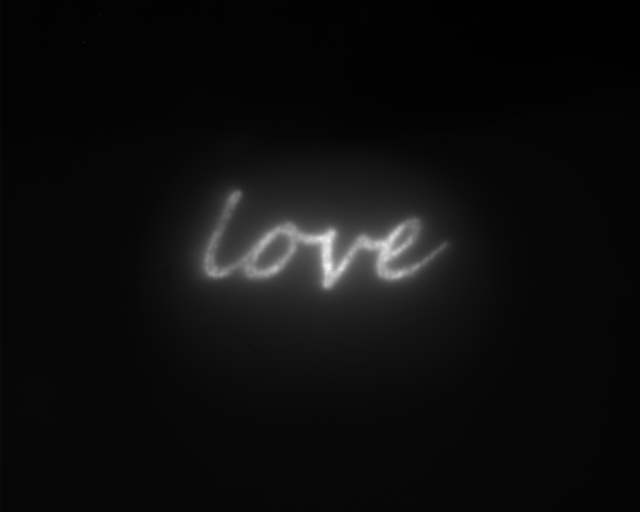
%> input picture registration/dmd love.tif, 1280 x 1024 px (shown at 1/2 size)
$ octave registration.m   (GNU Octave 9; MATLAB toolbox functions it lacks are replaced by stand-ins)
%> lines starting %> are read from the running program, lines starting %| are printed output that depends on the picture
### registrationui.m


function ui = registrationui(fig, def_scale, def_angle, def_dx, def_dy, callback)
   ui = struct();
   ui.scale = def_scale;
   ui.angle = def_angle;
   ui.dx = def_dx;
   ui.dy = def_dy;
   ui.inc = 0.75;
   ui.blend = 0.5;
   ui.format = '%f';
   ui.callback = callback;

   xsize = 0.19;
   ysize = 0.05;
   yspace = 0.005;
   xspace = 0.002;
   posy = 0.05;
   posx = 0.8;
   ui.up=uicontrol('Style','push', 'Units', 'Normalized', 'Position', [posx, posy, xsize, ysize], 'String', 'DWN');
   set(ui.up, 'Callback', {@button_click, 4, fig});
   posy = posy + ysize + yspace;
   ui.left=uicontrol('Style','push', 'Units', 'Normalized', 'Position', [posx, posy, xsize/2-xspace/2, ysize], 'String', 'LFT');
   set(ui.left, 'Callback', {@button_click, 5, fig});
   ui.right=uicontrol('Style','push', 'Units', 'Normalized', 'Position', [posx+xsize/2+xspace/2, posy, xsize/2-xspace/2, ysize], 'String', 'RGHT');
   set(ui.right, 'Callback', {@button_click, 6, fig});
   posy = posy + ysize + yspace;
   ui.down=uicontrol('Style','push', 'Units', 'Normalized', 'Position', [posx, posy, xsize, ysize], 'String', 'UP');
   set(ui.down, 'Callback', {@button_click, 7, fig});
   posy = posy + ysize + yspace;


   uicontrol('Style','Text', 'Units', 'Normalized', 'Position', [posx, posy, xsize/4, ysize], 'String', 'dX');
   ui.dx_edit=uicontrol('Style','Edit', 'Units', 'Normalized', 'Position', [posx+xsize/4, posy, xsize*3/4, ysize]);
   set(ui.dx_edit, 'Callback', {@text_edit, fig});
   posy = posy + ysize + yspace;
   uicontrol('Style','Text', 'Units', 'Normalized', 'Position', [posx, posy, xsize/4, ysize], 'String', 'dY');
   ui.dy_edit=uicontrol('Style','Edit', 'Units', 'Normalized', 'Position', [posx+xsize/4, posy, xsize*3/4, ysize]);
   set(ui.dy_edit, 'Callback', {@text_edit, fig});
   posy = posy + ysize*2 + yspace;


   ui.rccw=uicontrol('Style','push', 'Units', 'Normalized', 'Position', [posx, posy, xsize/2-xspace/2, ysize], 'String', 'RCCW');
   set(ui.rccw, 'Callback', {@button_click, 2, fig});
   ui.rcw=uicontrol('Style','push', 'Units', 'Normalized', 'Position', [posx+xsize/2+xspace/2, posy, xsize/2-xspace/2, ysize], 'String', 'RCW');
   set(ui.rcw, 'Callback', {@button_click, 3, fig});
   posy = posy + ysize + yspace;
   uicontrol('Style','Text', 'Units', 'Normalized', 'Position', [posx, posy, xsize/4, ysize], 'String', 'ANGL');
   ui.angle_edit=uicontrol('Style','Edit', 'Units', 'Normalized', 'Position', [posx+xsize/4, posy, xsize*3/4, ysize]);
   set(ui.angle_edit, 'Callback', {@text_edit, fig});
   posy = posy + ysize*2 + yspace;
   ui.scale_minus=uicontrol('Style','push', 'Units', 'Normalized', 'Position', [posx, posy, xsize/2-xspace/2, ysize], 'String', '-');
   set(ui.scale_minus, 'Callback', {@button_click, 0, fig});
   ui.scale_plus=uicontrol('Style','push', 'Units', 'Normalized', 'Position', [posx+xsize/2+xspace/2, posy, xsize/2-xspace/2, ysize], 'String', '+');
   set(ui.scale_plus, 'Callback', {@button_click, 1, fig});
   posy = posy + ysize + yspace;
   uicontrol('Style','Text', 'Units', 'Normalized', 'Position', [posx, posy, xsize/4, ysize], 'String', 'SCALE');
   ui.scale_edit=uicontrol('Style','Edit', 'Units', 'Normalized', 'Position', [posx+xsize/4, posy, xsize*3/4, ysize]);
   set(ui.scale_edit, 'Callback', {@text_edit, fig});

   posy = posy + ysize*2 + yspace;
   ui.inc_slide=uicontrol('Style','slider', 'Units', 'Normalized', 'Position', [posx, posy, xsize, ysize/2], 'Value', ui.inc);
   set(ui.inc_slide, 'Callback', {@button_click, 8, fig});

   posy = posy + ysize/2 + yspace;
   uicontrol('Style','Text', 'Units', 'Normalized', 'Position', [posx, posy, xsize/4, ysize], 'String', 'Incr');
   ui.inc_edit=uicontrol('Style','Edit', 'Units', 'Normalized', 'Position', [posx+xsize/4, posy, xsize*3/4, ysize], 'String', '0.0');
   posy = posy + ysize + yspace;

   ui.blend_slide=uicontrol('Style','slider', 'Units', 'Normalized', 'Position', [posx, posy, xsize, ysize/2], 'Value', ui.blend);
   set(ui.blend_slide, 'Callback', {@button_click, 9, fig});

   setappdata(fig, 'ui', ui);
   update_image(fig);
   ui.callback(fig);
endfunction

function exp_inc = calc_inc(inc)
  exp_inc = 10 ^ ((inc-0.75)*4);
endfunction

function update_image(fig)
  ui=getappdata(fig, 'ui');
  set(ui.scale_edit, 'String', sprintf(ui.format, ui.scale));
  set(ui.dy_edit, 'String', sprintf(ui.format, ui.dy));
  set(ui.dx_edit, 'String', sprintf(ui.format, ui.dx));
  set(ui.angle_edit, 'String', sprintf(ui.format, ui.angle));
  set(ui.inc_edit, 'String', sprintf(ui.format, calc_inc(ui.inc)));
endfunction

% [41 lines left out: functions text_edit, button_click, not called in this run]

### registration.m
pkg load image;

function test1(fig)
  global dmd_ccd
  global slm_ccd
  global H
  global Pos
  global dmd_ccd

  ui=getappdata(fig, 'ui');

  ang_rad = ui.angle * pi / 180;
  trmat = [ui.scale 0 0 ; 0 ui.scale 0 ; 0 0 1] * ...
     [cos(ang_rad) sin(ang_rad) 0 ; -sin(ang_rad) cos(ang_rad) 0 ; 0 0 1 ] * ...
     [ 1 0 0 ; 0 1 0 ; ui.dx -ui.dy 1];

  T1 = maketform('affine', trmat);
  tr_img = imtransform(slm_ccd, T1, ...
     'VData', [-Pos(1) Pos(1)], 'UData', [-Pos(2), Pos(2)], ...
     'YData', [-Pos(1)*2 Pos(1)*2], 'XData', [-Pos(2)*2, Pos(2)*2], ...
     'FillValues', 0);

  subplot(H);
  imshow(abs(cat(3, dmd_ccd*min(1, ui.blend*2), tr_img*min(1, 2-ui.blend*2), zeros(size(tr_img)))), 'InitialMagnification', 'fit');
  hold on

  sq = [ -256 256 256 -256 -256 ; -256 -256 256 256 -256 ; 1 1 1 1 1]';
  sq = sq * trmat;
  plot(sq(:,1)+512, sq(:, 2)+512);

  ax = gca;
  set(gca, 'Units', 'Pixel', 'Position', [1 1 640 512]);

  hold off
endfunction

function out = contrast(img)
  out = double(img);
  out = out - min(min(out));
  out = out / max(max(out));
endfunction

global dmd_ccd
global slm_ccd
global Pos

dmd_ccd = contrast(imread('registration\dmd love.tif'));
slm_ccd = contrast(imread('registration\slm love.tif'));
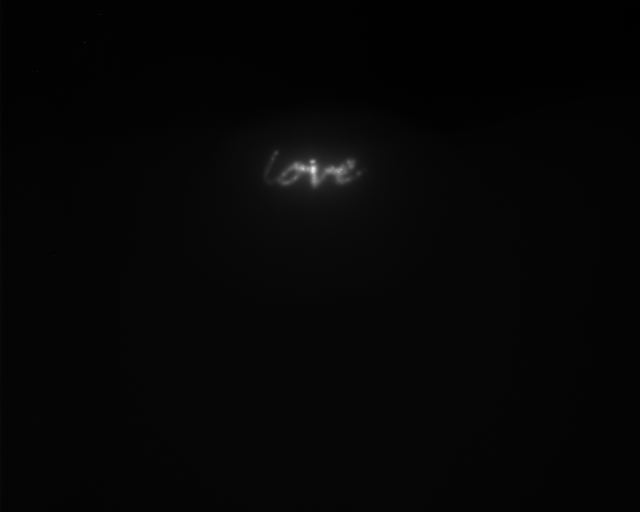
%> input picture registration/slm love.tif, 1280 x 1024 px (shown at 1/2 size)

Pos = (size(dmd_ccd)-1)/2;
%> Pos = [511.5 639.5]
trmat = [1 0 0 ; 0 1 0 ; 0 0 1];
T1 = maketform('affine', trmat);
dmd_ccd = imtransform(dmd_ccd, T1, ...
     'VData', [-Pos(1) Pos(1)], 'UData', [-Pos(2), Pos(2)], ...
     'YData', [-Pos(1)*2 Pos(1)*2], 'XData', [-Pos(2)*2, Pos(2)*2], ...
     'FillValues', 0);
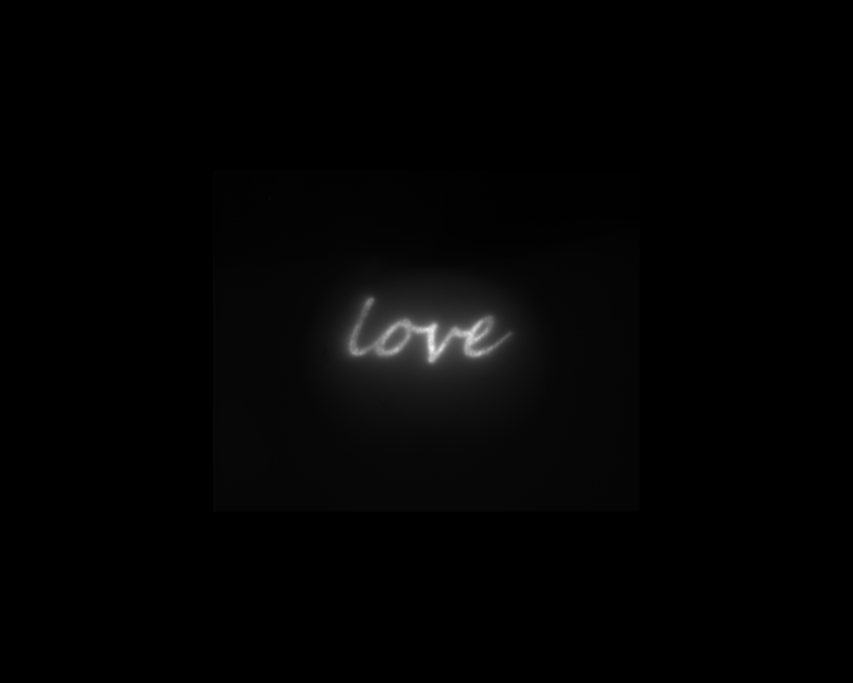
%> dmd_ccd: size 2047x2559 double (shown at 1/3 size); min 0, max 0.974, mean 0.0134


clf
F = figure(1);
global H
H = subplot('Position', [0 0 0.8 1]);
axis equal;
ui = registrationui(F, 1, 0, 0, 0, @test1);
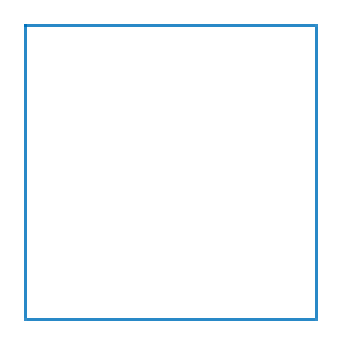
%> figure redrawn from the program's plot data
